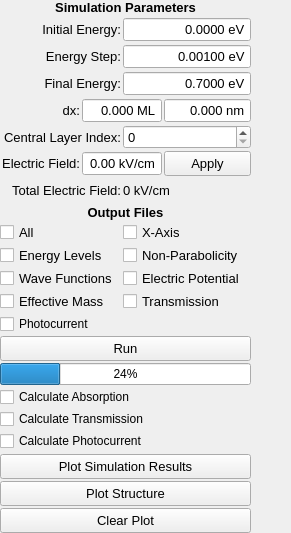
      <widget class="QWidget" name="sim_tab">
       <attribute name="title">
        <string>Simulation</string>
       </attribute>
       <layout class="QHBoxLayout" name="horizontalLayout_16">
        <property name="spacing">
         <number>2</number>
        </property>
        <property name="leftMargin">
         <number>0</number>
        </property>
        <property name="topMargin">
         <number>0</number>
        </property>
        <property name="rightMargin">
         <number>0</number>
        </property>
        <property name="bottomMargin">
         <number>0</number>
        </property>
        <item>
         <layout class="QGridLayout" name="gridLayout_3">
          <item row="6" column="4" colspan="2">
           <widget class="QPushButton" name="sim_Efield_btn">
            <property name="sizePolicy">
             <sizepolicy hsizetype="Minimum" vsizetype="Minimum">
              <horstretch>0</horstretch>
              <verstretch>0</verstretch>
             </sizepolicy>
            </property>
            <property name="minimumSize">
             <size>
              <width>50</width>
              <height>25</height>
             </size>
            </property>
            <property name="maximumSize">
             <size>
              <width>100</width>
              <height>25</height>
             </size>
            </property>
            <property name="font">
             <font>
              <pointsize>10</pointsize>
             </font>
            </property>
            <property name="text">
             <string>Apply</string>
            </property>
           </widget>
          </item>
          <item row="19" column="0" colspan="6">
           <spacer name="verticalSpacer">
            <property name="sizePolicy">
             <sizepolicy hsizetype="Minimum" vsizetype="Expanding">
              <horstretch>0</horstretch>
              <verstretch>0</verstretch>
             </sizepolicy>
            </property>
            <property name="orientation">
             <enum>Qt::Vertical</enum>
            </property>
            <property name="sizeHint" stdset="0">
             <size>
              <width>20</width>
              <height>1</height>
             </size>
            </property>
           </spacer>
          </item>
          <item row="1" column="3" colspan="3">
           <widget class="QDoubleSpinBox" name="sim_E0_spb">
            <property name="sizePolicy">
             <sizepolicy hsizetype="Minimum" vsizetype="Minimum">
              <horstretch>0</horstretch>
              <verstretch>0</verstretch>
             </sizepolicy>
            </property>
            <property name="minimumSize">
             <size>
              <width>100</width>
              <height>25</height>
             </size>
            </property>
            <property name="maximumSize">
             <size>
              <width>200</width>
              <height>25</height>
             </size>
            </property>
            <property name="font">
             <font>
              <pointsize>10</pointsize>
             </font>
            </property>
            <property name="alignment">
             <set>Qt::AlignRight|Qt::AlignTrailing|Qt::AlignVCenter</set>
            </property>
            <property name="buttonSymbols">
             <enum>QAbstractSpinBox::NoButtons</enum>
            </property>
            <property name="suffix">
             <string> eV</string>
            </property>
            <property name="decimals">
             <number>4</number>
            </property>
            <property name="maximum">
             <double>1000.000000000000000</double>
            </property>
            <property name="singleStep">
             <double>0.010000000000000</double>
            </property>
           </widget>
          </item>
          <item row="15" column="0" colspan="6">
           <widget class="QProgressBar" name="sim_progressBar">
            <property name="value">
             <number>24</number>
            </property>
            <property name="alignment">
             <set>Qt::AlignCenter</set>
            </property>
            <property name="textVisible">
             <bool>true</bool>
            </property>
           </widget>
          </item>
          <item row="7" column="0" colspan="3">
           <widget class="QLabel" name="label_13">
            <property name="sizePolicy">
             <sizepolicy hsizetype="Minimum" vsizetype="Minimum">
              <horstretch>0</horstretch>
              <verstretch>0</verstretch>
             </sizepolicy>
            </property>
            <property name="minimumSize">
             <size>
              <width>100</width>
              <height>25</height>
             </size>
            </property>
            <property name="maximumSize">
             <size>
              <width>200</width>
              <height>25</height>
             </size>
            </property>
            <property name="font">
             <font>
              <pointsize>10</pointsize>
             </font>
            </property>
            <property name="text">
             <string>Total Electric Field:</string>
            </property>
            <property name="alignment">
             <set>Qt::AlignRight|Qt::AlignTrailing|Qt::AlignVCenter</set>
            </property>
            <property name="margin">
             <number>2</number>
            </property>
           </widget>
          </item>
          <item row="8" column="0" colspan="6">
           <widget class="QLabel" name="label_7">
            <property name="font">
             <font>
              <pointsize>10</pointsize>
              <weight>75</weight>
              <bold>true</bold>
             </font>
            </property>
            <property name="text">
             <string>Output Files</string>
            </property>
            <property name="alignment">
             <set>Qt::AlignCenter</set>
            </property>
           </widget>
          </item>
          <item row="13" column="0" colspan="3">
           <widget class="QCheckBox" name="sim_files_pc_chkbox">
            <property name="text">
             <string>Photocurrent</string>
            </property>
           </widget>
          </item>
          <item row="5" column="3" colspan="3">
           <widget class="QSpinBox" name="sim_central_layer_spb">
            <property name="font">
             <font>
              <pointsize>10</pointsize>
             </font>
            </property>
           </widget>
          </item>
          <item row="12" column="0" colspan="3">
           <widget class="QCheckBox" name="sim_files_effm_chkbx">
            <property name="font">
             <font>
              <pointsize>10</pointsize>
             </font>
            </property>
            <property name="text">
             <string>Effective Mass</string>
            </property>
           </widget>
          </item>
          <item row="16" column="0" colspan="6">
           <widget class="QCheckBox" name="sim_autorun_abs_chkbx">
            <property name="text">
             <string>Calculate Absorption</string>
            </property>
           </widget>
          </item>
          <item row="5" column="0" colspan="3">
           <widget class="QLabel" name="label_46">
            <property name="font">
             <font>
              <pointsize>10</pointsize>
             </font>
            </property>
            <property name="text">
             <string>Central Layer Index:</string>
            </property>
            <property name="alignment">
             <set>Qt::AlignRight|Qt::AlignTrailing|Qt::AlignVCenter</set>
            </property>
            <property name="margin">
             <number>2</number>
            </property>
           </widget>
          </item>
          <item row="20" column="0" colspan="6">
           <widget class="QPushButton" name="sim_plot_results_btn">
            <property name="sizePolicy">
             <sizepolicy hsizetype="Minimum" vsizetype="Minimum">
              <horstretch>0</horstretch>
              <verstretch>0</verstretch>
             </sizepolicy>
            </property>
            <property name="minimumSize">
             <size>
              <width>200</width>
              <height>25</height>
             </size>
            </property>
            <property name="maximumSize">
             <size>
              <width>400</width>
              <height>25</height>
             </size>
            </property>
            <property name="font">
             <font>
              <pointsize>10</pointsize>
             </font>
            </property>
            <property name="text">
             <string>Plot Simulation Results</string>
            </property>
           </widget>
          </item>
          <item row="2" column="3" colspan="3">
           <widget class="QDoubleSpinBox" name="sim_dE_spb">
            <property name="sizePolicy">
             <sizepolicy hsizetype="Minimum" vsizetype="Minimum">
              <horstretch>0</horstretch>
              <verstretch>0</verstretch>
             </sizepolicy>
            </property>
            <property name="minimumSize">
             <size>
              <width>100</width>
              <height>25</height>
             </size>
            </property>
            <property name="maximumSize">
             <size>
              <width>200</width>
              <height>25</height>
             </size>
            </property>
            <property name="font">
             <font>
              <pointsize>10</pointsize>
             </font>
            </property>
            <property name="alignment">
             <set>Qt::AlignRight|Qt::AlignTrailing|Qt::AlignVCenter</set>
            </property>
            <property name="buttonSymbols">
             <enum>QAbstractSpinBox::NoButtons</enum>
            </property>
            <property name="suffix">
             <string> eV</string>
            </property>
            <property name="decimals">
             <number>5</number>
            </property>
            <property name="minimum">
             <double>0.000010000000000</double>
            </property>
            <property name="maximum">
             <double>1000.000000000000000</double>
            </property>
            <property name="singleStep">
             <double>0.001000000000000</double>
            </property>
            <property name="value">
             <double>0.001000000000000</double>
            </property>
           </widget>
          </item>
          <item row="0" column="0" colspan="6">
           <widget class="QLabel" name="label_45">
            <property name="font">
             <font>
              <pointsize>10</pointsize>
              <weight>75</weight>
              <bold>true</bold>
             </font>
            </property>
            <property name="text">
             <string>Simulation Parameters</string>
            </property>
            <property name="alignment">
             <set>Qt::AlignCenter</set>
            </property>
           </widget>
          </item>
          <item row="4" column="2" colspan="2">
           <widget class="QDoubleSpinBox" name="sim_dx_ml_spb">
            <property name="minimumSize">
             <size>
              <width>60</width>
              <height>25</height>
             </size>
            </property>
            <property name="maximumSize">
             <size>
              <width>100</width>
              <height>25</height>
             </size>
            </property>
            <property name="font">
             <font>
              <pointsize>10</pointsize>
             </font>
            </property>
            <property name="alignment">
             <set>Qt::AlignRight|Qt::AlignTrailing|Qt::AlignVCenter</set>
            </property>
            <property name="buttonSymbols">
             <enum>QAbstractSpinBox::NoButtons</enum>
            </property>
            <property name="suffix">
             <string> ML</string>
            </property>
            <property name="decimals">
             <number>3</number>
            </property>
           </widget>
          </item>
          <item row="6" column="2" colspan="2">
           <widget class="QDoubleSpinBox" name="sim_Efield_spb">
            <property name="sizePolicy">
             <sizepolicy hsizetype="Minimum" vsizetype="Minimum">
              <horstretch>0</horstretch>
              <verstretch>0</verstretch>
             </sizepolicy>
            </property>
            <property name="minimumSize">
             <size>
              <width>10</width>
              <height>25</height>
             </size>
            </property>
            <property name="maximumSize">
             <size>
              <width>80</width>
              <height>25</height>
             </size>
            </property>
            <property name="font">
             <font>
              <pointsize>10</pointsize>
             </font>
            </property>
            <property name="alignment">
             <set>Qt::AlignRight|Qt::AlignTrailing|Qt::AlignVCenter</set>
            </property>
            <property name="buttonSymbols">
             <enum>QAbstractSpinBox::NoButtons</enum>
            </property>
            <property name="suffix">
             <string> kV/cm</string>
            </property>
            <property name="decimals">
             <number>2</number>
            </property>
            <property name="maximum">
             <double>100000.000000000000000</double>
            </property>
            <property name="singleStep">
             <double>0.010000000000000</double>
            </property>
           </widget>
          </item>
          <item row="22" column="0" colspan="6">
           <widget class="QPushButton" name="sim_clear_plot_btn">
            <property name="sizePolicy">
             <sizepolicy hsizetype="Minimum" vsizetype="Minimum">
              <horstretch>0</horstretch>
              <verstretch>0</verstretch>
             </sizepolicy>
            </property>
            <property name="minimumSize">
             <size>
              <width>200</width>
              <height>25</height>
             </size>
            </property>
            <property name="maximumSize">
             <size>
              <width>400</width>
              <height>25</height>
             </size>
            </property>
            <property name="font">
             <font>
              <pointsize>10</pointsize>
             </font>
            </property>
            <property name="text">
             <string>Clear Plot</string>
            </property>
           </widget>
          </item>
          <item row="3" column="0" colspan="3">
           <widget class="QLabel" name="label_4">
            <property name="sizePolicy">
             <sizepolicy hsizetype="Minimum" vsizetype="Minimum">
              <horstretch>0</horstretch>
              <verstretch>0</verstretch>
             </sizepolicy>
            </property>
            <property name="minimumSize">
             <size>
              <width>100</width>
              <height>25</height>
             </size>
            </property>
            <property name="maximumSize">
             <size>
              <width>300</width>
              <height>25</height>
             </size>
            </property>
            <property name="font">
             <font>
              <pointsize>10</pointsize>
             </font>
            </property>
            <property name="text">
             <string>Final Energy:</string>
            </property>
            <property name="alignment">
             <set>Qt::AlignRight|Qt::AlignTrailing|Qt::AlignVCenter</set>
            </property>
            <property name="margin">
             <number>2</number>
            </property>
           </widget>
          </item>
          <item row="11" column="0" colspan="3">
           <widget class="QCheckBox" name="sim_files_wf_chkbx">
            <property name="font">
             <font>
              <pointsize>10</pointsize>
             </font>
            </property>
            <property name="text">
             <string>Wave Functions</string>
            </property>
           </widget>
          </item>
          <item row="3" column="3" colspan="3">
           <widget class="QDoubleSpinBox" name="sim_Ef_spb">
            <property name="sizePolicy">
             <sizepolicy hsizetype="Minimum" vsizetype="Minimum">
              <horstretch>0</horstretch>
              <verstretch>0</verstretch>
             </sizepolicy>
            </property>
            <property name="minimumSize">
             <size>
              <width>100</width>
              <height>25</height>
             </size>
            </property>
            <property name="maximumSize">
             <size>
              <width>200</width>
              <height>25</height>
             </size>
            </property>
            <property name="font">
             <font>
              <pointsize>10</pointsize>
             </font>
            </property>
            <property name="alignment">
             <set>Qt::AlignRight|Qt::AlignTrailing|Qt::AlignVCenter</set>
            </property>
            <property name="buttonSymbols">
             <enum>QAbstractSpinBox::NoButtons</enum>
            </property>
            <property name="suffix">
             <string> eV</string>
            </property>
            <property name="decimals">
             <number>4</number>
            </property>
            <property name="maximum">
             <double>1000.000000000000000</double>
            </property>
            <property name="singleStep">
             <double>0.010000000000000</double>
            </property>
            <property name="value">
             <double>0.700000000000000</double>
            </property>
           </widget>
          </item>
          <item row="7" column="3" colspan="3">
           <widget class="QLabel" name="label_campo">
            <property name="sizePolicy">
             <sizepolicy hsizetype="Minimum" vsizetype="Minimum">
              <horstretch>0</horstretch>
              <verstretch>0</verstretch>
             </sizepolicy>
            </property>
            <property name="minimumSize">
             <size>
              <width>100</width>
              <height>25</height>
             </size>
            </property>
            <property name="maximumSize">
             <size>
              <width>150</width>
              <height>25</height>
             </size>
            </property>
            <property name="font">
             <font>
              <pointsize>10</pointsize>
             </font>
            </property>
            <property name="text">
             <string>0 kV/cm</string>
            </property>
            <property name="alignment">
             <set>Qt::AlignLeading|Qt::AlignLeft|Qt::AlignVCenter</set>
            </property>
            <property name="margin">
             <number>2</number>
            </property>
           </widget>
          </item>
          <item row="11" column="3" colspan="3">
           <widget class="QCheckBox" name="sim_files_pot_chkbx">
            <property name="font">
             <font>
              <pointsize>10</pointsize>
             </font>
            </property>
            <property name="text">
             <string>Electric Potential</string>
            </property>
           </widget>
          </item>
          <item row="2" column="0" colspan="3">
           <widget class="QLabel" name="label_5">
            <property name="sizePolicy">
             <sizepolicy hsizetype="Minimum" vsizetype="Minimum">
              <horstretch>0</horstretch>
              <verstretch>0</verstretch>
             </sizepolicy>
            </property>
            <property name="minimumSize">
             <size>
              <width>100</width>
              <height>25</height>
             </size>
            </property>
            <property name="maximumSize">
             <size>
              <width>300</width>
              <height>25</height>
             </size>
            </property>
            <property name="font">
             <font>
              <pointsize>10</pointsize>
             </font>
            </property>
            <property name="text">
             <string>Energy Step:</string>
            </property>
            <property name="alignment">
             <set>Qt::AlignRight|Qt::AlignTrailing|Qt::AlignVCenter</set>
            </property>
            <property name="margin">
             <number>2</number>
            </property>
           </widget>
          </item>
          <item row="9" column="0" colspan="3">
           <widget class="QCheckBox" name="sim_files_all_chkbx">
            <property name="font">
             <font>
              <pointsize>10</pointsize>
             </font>
            </property>
            <property name="text">
             <string>All</string>
            </property>
           </widget>
          </item>
          <item row="6" column="0" colspan="2">
           <widget class="QLabel" name="label_2">
            <property name="sizePolicy">
             <sizepolicy hsizetype="Minimum" vsizetype="Minimum">
              <horstretch>0</horstretch>
              <verstretch>0</verstretch>
             </sizepolicy>
            </property>
            <property name="minimumSize">
             <size>
              <width>80</width>
              <height>25</height>
             </size>
            </property>
            <property name="maximumSize">
             <size>
              <width>150</width>
              <height>25</height>
             </size>
            </property>
            <property name="font">
             <font>
              <pointsize>10</pointsize>
             </font>
            </property>
            <property name="text">
             <string>Electric Field:</string>
            </property>
            <property name="alignment">
             <set>Qt::AlignRight|Qt::AlignTrailing|Qt::AlignVCenter</set>
            </property>
            <property name="margin">
             <number>2</number>
            </property>
           </widget>
          </item>
          <item row="10" column="0" colspan="3">
           <widget class="QCheckBox" name="sim_files_energies_chkbx">
            <property name="font">
             <font>
              <pointsize>10</pointsize>
             </font>
            </property>
            <property name="text">
             <string>Energy Levels</string>
            </property>
           </widget>
          </item>
          <item row="4" column="0" colspan="2">
           <widget class="QLabel" name="label_6">
            <property name="sizePolicy">
             <sizepolicy hsizetype="Minimum" vsizetype="Minimum">
              <horstretch>0</horstretch>
              <verstretch>0</verstretch>
             </sizepolicy>
            </property>
            <property name="font">
             <font>
              <pointsize>10</pointsize>
             </font>
            </property>
            <property name="text">
             <string>dx:</string>
            </property>
            <property name="alignment">
             <set>Qt::AlignRight|Qt::AlignTrailing|Qt::AlignVCenter</set>
            </property>
            <property name="margin">
             <number>2</number>
            </property>
           </widget>
          </item>
          <item row="1" column="0" colspan="3">
           <widget class="QLabel" name="label_3">
            <property name="sizePolicy">
             <sizepolicy hsizetype="Minimum" vsizetype="Minimum">
              <horstretch>0</horstretch>
              <verstretch>0</verstretch>
             </sizepolicy>
            </property>
            <property name="minimumSize">
             <size>
              <width>100</width>
              <height>25</height>
             </size>
            </property>
            <property name="maximumSize">
             <size>
              <width>300</width>
              <height>25</height>
             </size>
            </property>
            <property name="font">
             <font>
              <pointsize>10</pointsize>
             </font>
            </property>
            <property name="text">
             <string>Initial Energy:</string>
            </property>
            <property name="alignment">
             <set>Qt::AlignRight|Qt::AlignTrailing|Qt::AlignVCenter</set>
            </property>
            <property name="margin">
             <number>2</number>
            </property>
           </widget>
          </item>
          <item row="12" column="3" colspan="3">
           <widget class="QCheckBox" name="sim_files_trans_chkbx">
            <property name="font">
             <font>
              <pointsize>10</pointsize>
             </font>
            </property>
            <property name="text">
             <string>Transmission</string>
            </property>
           </widget>
          </item>
          <item row="4" column="4" colspan="2">
           <widget class="QDoubleSpinBox" name="sim_dx_nm_spb">
            <property name="sizePolicy">
             <sizepolicy hsizetype="Minimum" vsizetype="Minimum">
              <horstretch>0</horstretch>
              <verstretch>0</verstretch>
             </sizepolicy>
            </property>
            <property name="minimumSize">
             <size>
              <width>60</width>
              <height>25</height>
             </size>
            </property>
            <property name="maximumSize">
             <size>
              <width>100</width>
              <height>25</height>
             </size>
            </property>
            <property name="font">
             <font>
              <pointsize>10</pointsize>
             </font>
            </property>
            <property name="alignment">
             <set>Qt::AlignRight|Qt::AlignTrailing|Qt::AlignVCenter</set>
            </property>
            <property name="buttonSymbols">
             <enum>QAbstractSpinBox::NoButtons</enum>
            </property>
            <property name="suffix">
             <string> nm</string>
            </property>
            <property name="decimals">
             <number>3</number>
            </property>
            <property name="minimum">
             <double>0.000000000000000</double>
            </property>
            <property name="maximum">
             <double>1000.000000000000000</double>
            </property>
            <property name="singleStep">
             <double>0.100000000000000</double>
            </property>
           </widget>
          </item>
          <item row="10" column="3" colspan="3">
           <widget class="QCheckBox" name="sim_files_npe_chkbx">
            <property name="font">
             <font>
              <pointsize>10</pointsize>
             </font>
            </property>
            <property name="text">
             <string>Non-Parabolicity</string>
            </property>
           </widget>
          </item>
          <item row="21" column="0" colspan="6">
           <widget class="QPushButton" name="sim_plot_structure_btn">
            <property name="sizePolicy">
             <sizepolicy hsizetype="Minimum" vsizetype="Minimum">
              <horstretch>0</horstretch>
              <verstretch>0</verstretch>
             </sizepolicy>
            </property>
            <property name="minimumSize">
             <size>
              <width>200</width>
              <height>25</height>
             </size>
            </property>
            <property name="maximumSize">
             <size>
              <width>400</width>
              <height>25</height>
             </size>
            </property>
            <property name="font">
             <font>
              <pointsize>10</pointsize>
             </font>
            </property>
            <property name="text">
             <string>Plot Structure</string>
            </property>
           </widget>
          </item>
          <item row="14" column="0" colspan="6">
           <widget class="QPushButton" name="sim_run_btn">
            <property name="minimumSize">
             <size>
              <width>55</width>
              <height>25</height>
             </size>
            </property>
            <property name="maximumSize">
             <size>
              <width>400</width>
              <height>25</height>
             </size>
            </property>
            <property name="font">
             <font>
              <pointsize>10</pointsize>
             </font>
            </property>
            <property name="text">
             <string>Run</string>
            </property>
           </widget>
          </item>
          <item row="9" column="3" colspan="3">
           <widget class="QCheckBox" name="sim_files_x_chkbx">
            <property name="font">
             <font>
              <pointsize>10</pointsize>
             </font>
            </property>
            <property name="text">
             <string>X-Axis</string>
            </property>
           </widget>
          </item>
          <item row="17" column="0" colspan="6">
           <widget class="QCheckBox" name="sim_autorun_tra_chkbx">
            <property name="text">
             <string>Calculate Transmission</string>
            </property>
           </widget>
          </item>
          <item row="18" column="0" colspan="6">
           <widget class="QCheckBox" name="sim_autorun_pc_chkbx">
            <property name="text">
             <string>Calculate Photocurrent</string>
            </property>
           </widget>
          </item>
         </layout>
        </item>
        <item>
         <layout class="QVBoxLayout" name="sim_plot_layout">
          <property name="spacing">
           <number>2</number>
          </property>
          <property name="sizeConstraint">
           <enum>QLayout::SetDefaultConstraint</enum>
          </property>
          <item>
           <spacer name="horizontalSpacer_2">
            <property name="orientation">
             <enum>Qt::Horizontal</enum>
            </property>
            <property name="sizeHint" stdset="0">
             <size>
              <width>40</width>
              <height>20</height>
             </size>
            </property>
           </spacer>
          </item>
         </layout>
        </item>
       </layout>
      </widget>
